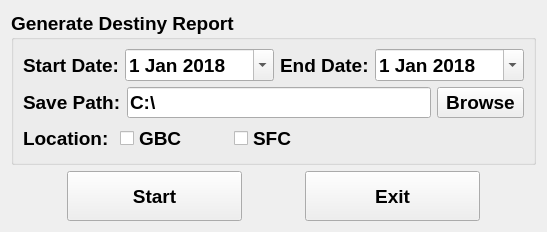
<?xml version="1.0" encoding="UTF-8"?>
<ui version="4.0">
 <class>mainWindow</class>
 <widget class="QWidget" name="mainWindow">
  <property name="windowModality">
   <enum>Qt::NonModal</enum>
  </property>
  <property name="enabled">
   <bool>true</bool>
  </property>
  <property name="geometry">
   <rect>
    <x>0</x>
    <y>0</y>
    <width>547</width>
    <height>222</height>
   </rect>
  </property>
  <property name="sizePolicy">
   <sizepolicy hsizetype="Maximum" vsizetype="Maximum">
    <horstretch>0</horstretch>
    <verstretch>0</verstretch>
   </sizepolicy>
  </property>
  <property name="baseSize">
   <size>
    <width>430</width>
    <height>400</height>
   </size>
  </property>
  <property name="windowTitle">
   <string>Auto Schedule</string>
  </property>
  <layout class="QVBoxLayout" name="mainWindowLayout">
   <item>
    <widget class="QGroupBox" name="genReportBox">
     <property name="sizePolicy">
      <sizepolicy hsizetype="Expanding" vsizetype="MinimumExpanding">
       <horstretch>0</horstretch>
       <verstretch>0</verstretch>
      </sizepolicy>
     </property>
     <property name="font">
      <font>
       <family>Tahoma</family>
       <pointsize>14</pointsize>
       <weight>75</weight>
       <italic>false</italic>
       <bold>true</bold>
       <underline>false</underline>
      </font>
     </property>
     <property name="title">
      <string>Generate Destiny Report</string>
     </property>
     <property name="checkable">
      <bool>false</bool>
     </property>
     <property name="checked">
      <bool>false</bool>
     </property>
     <layout class="QVBoxLayout" name="genReportLayout">
      <property name="sizeConstraint">
       <enum>QLayout::SetDefaultConstraint</enum>
      </property>
      <item>
       <layout class="QHBoxLayout" name="dateLayout">
        <property name="sizeConstraint">
         <enum>QLayout::SetDefaultConstraint</enum>
        </property>
        <item>
         <widget class="QLabel" name="startDateLabel">
          <property name="sizePolicy">
           <sizepolicy hsizetype="Minimum" vsizetype="Minimum">
            <horstretch>0</horstretch>
            <verstretch>0</verstretch>
           </sizepolicy>
          </property>
          <property name="font">
           <font>
            <family>Tahoma</family>
            <pointsize>14</pointsize>
            <weight>75</weight>
            <italic>false</italic>
            <bold>true</bold>
            <underline>false</underline>
           </font>
          </property>
          <property name="text">
           <string>Start Date:</string>
          </property>
         </widget>
        </item>
        <item>
         <widget class="QDateEdit" name="selectStartDate">
          <property name="sizePolicy">
           <sizepolicy hsizetype="MinimumExpanding" vsizetype="Minimum">
            <horstretch>0</horstretch>
            <verstretch>0</verstretch>
           </sizepolicy>
          </property>
          <property name="font">
           <font>
            <family>Tahoma</family>
            <pointsize>14</pointsize>
            <weight>75</weight>
            <italic>false</italic>
            <bold>true</bold>
            <underline>false</underline>
           </font>
          </property>
          <property name="frame">
           <bool>true</bool>
          </property>
          <property name="readOnly">
           <bool>false</bool>
          </property>
          <property name="showGroupSeparator" stdset="0">
           <bool>false</bool>
          </property>
          <property name="calendarPopup">
           <bool>true</bool>
          </property>
          <property name="date">
           <date>
            <year>2018</year>
            <month>1</month>
            <day>1</day>
           </date>
          </property>
         </widget>
        </item>
        <item>
         <widget class="QLabel" name="endDateLabel">
          <property name="sizePolicy">
           <sizepolicy hsizetype="Minimum" vsizetype="Minimum">
            <horstretch>0</horstretch>
            <verstretch>0</verstretch>
           </sizepolicy>
          </property>
          <property name="font">
           <font>
            <family>Tahoma</family>
            <pointsize>14</pointsize>
            <weight>75</weight>
            <italic>false</italic>
            <bold>true</bold>
            <underline>false</underline>
           </font>
          </property>
          <property name="text">
           <string>End Date:</string>
          </property>
         </widget>
        </item>
        <item>
         <widget class="QDateEdit" name="selectEndDate">
          <property name="sizePolicy">
           <sizepolicy hsizetype="MinimumExpanding" vsizetype="Minimum">
            <horstretch>0</horstretch>
            <verstretch>0</verstretch>
           </sizepolicy>
          </property>
          <property name="font">
           <font>
            <family>Tahoma</family>
            <pointsize>14</pointsize>
            <weight>75</weight>
            <italic>false</italic>
            <bold>true</bold>
            <underline>false</underline>
           </font>
          </property>
          <property name="focusPolicy">
           <enum>Qt::WheelFocus</enum>
          </property>
          <property name="readOnly">
           <bool>false</bool>
          </property>
          <property name="calendarPopup">
           <bool>true</bool>
          </property>
          <property name="date">
           <date>
            <year>2018</year>
            <month>1</month>
            <day>1</day>
           </date>
          </property>
         </widget>
        </item>
       </layout>
      </item>
      <item>
       <layout class="QHBoxLayout" name="saveReportPathLayout">
        <item>
         <widget class="QLabel" name="saveReportPathLabel">
          <property name="sizePolicy">
           <sizepolicy hsizetype="Minimum" vsizetype="Minimum">
            <horstretch>0</horstretch>
            <verstretch>0</verstretch>
           </sizepolicy>
          </property>
          <property name="font">
           <font>
            <family>Tahoma</family>
            <pointsize>14</pointsize>
            <weight>75</weight>
            <italic>false</italic>
            <bold>true</bold>
            <underline>false</underline>
           </font>
          </property>
          <property name="text">
           <string>Save Path:</string>
          </property>
         </widget>
        </item>
        <item>
         <widget class="QLineEdit" name="selectSaveReportPath">
          <property name="sizePolicy">
           <sizepolicy hsizetype="MinimumExpanding" vsizetype="Minimum">
            <horstretch>0</horstretch>
            <verstretch>0</verstretch>
           </sizepolicy>
          </property>
          <property name="font">
           <font>
            <family>Tahoma</family>
            <pointsize>14</pointsize>
            <weight>75</weight>
            <italic>false</italic>
            <bold>true</bold>
            <underline>false</underline>
           </font>
          </property>
          <property name="text">
           <string>C:\</string>
          </property>
          <property name="readOnly">
           <bool>true</bool>
          </property>
         </widget>
        </item>
        <item>
         <widget class="QToolButton" name="browseSaveReportButton">
          <property name="sizePolicy">
           <sizepolicy hsizetype="Minimum" vsizetype="Minimum">
            <horstretch>0</horstretch>
            <verstretch>0</verstretch>
           </sizepolicy>
          </property>
          <property name="font">
           <font>
            <family>Tahoma</family>
            <pointsize>14</pointsize>
            <weight>75</weight>
            <italic>false</italic>
            <bold>true</bold>
            <underline>false</underline>
           </font>
          </property>
          <property name="text">
           <string>Browse</string>
          </property>
          <property name="checkable">
           <bool>false</bool>
          </property>
          <property name="popupMode">
           <enum>QToolButton::InstantPopup</enum>
          </property>
          <property name="toolButtonStyle">
           <enum>Qt::ToolButtonTextOnly</enum>
          </property>
         </widget>
        </item>
       </layout>
      </item>
      <item>
       <layout class="QHBoxLayout" name="locationLayout">
        <item>
         <widget class="QLabel" name="label">
          <property name="text">
           <string>Location: </string>
          </property>
         </widget>
        </item>
        <item>
         <widget class="QCheckBox" name="GBCcheckBox">
          <property name="font">
           <font>
            <underline>false</underline>
           </font>
          </property>
          <property name="text">
           <string>GBC</string>
          </property>
         </widget>
        </item>
        <item>
         <spacer name="horizontalSpacer_6">
          <property name="orientation">
           <enum>Qt::Horizontal</enum>
          </property>
          <property name="sizeType">
           <enum>QSizePolicy::Preferred</enum>
          </property>
          <property name="sizeHint" stdset="0">
           <size>
            <width>40</width>
            <height>20</height>
           </size>
          </property>
         </spacer>
        </item>
        <item>
         <widget class="QCheckBox" name="SFCcheckBox">
          <property name="font">
           <font>
            <underline>false</underline>
           </font>
          </property>
          <property name="text">
           <string>SFC</string>
          </property>
         </widget>
        </item>
        <item>
         <spacer name="horizontalSpacer_5">
          <property name="orientation">
           <enum>Qt::Horizontal</enum>
          </property>
          <property name="sizeHint" stdset="0">
           <size>
            <width>40</width>
            <height>20</height>
           </size>
          </property>
         </spacer>
        </item>
       </layout>
      </item>
     </layout>
    </widget>
   </item>
   <item>
    <layout class="QHBoxLayout" name="startExitLayout">
     <property name="sizeConstraint">
      <enum>QLayout::SetDefaultConstraint</enum>
     </property>
     <item>
      <spacer name="horizontalSpacer_2">
       <property name="font">
        <font>
         <family>Tahoma</family>
         <pointsize>14</pointsize>
        </font>
       </property>
       <property name="orientation">
        <enum>Qt::Horizontal</enum>
       </property>
       <property name="sizeType">
        <enum>QSizePolicy::Expanding</enum>
       </property>
       <property name="sizeHint" stdset="0">
        <size>
         <width>40</width>
         <height>20</height>
        </size>
       </property>
      </spacer>
     </item>
     <item>
      <widget class="QPushButton" name="StartButton">
       <property name="sizePolicy">
        <sizepolicy hsizetype="MinimumExpanding" vsizetype="Minimum">
         <horstretch>0</horstretch>
         <verstretch>0</verstretch>
        </sizepolicy>
       </property>
       <property name="minimumSize">
        <size>
         <width>175</width>
         <height>50</height>
        </size>
       </property>
       <property name="font">
        <font>
         <family>Tahoma</family>
         <pointsize>14</pointsize>
         <weight>75</weight>
         <italic>false</italic>
         <bold>true</bold>
        </font>
       </property>
       <property name="text">
        <string>Start</string>
       </property>
      </widget>
     </item>
     <item>
      <spacer name="horizontalSpacer">
       <property name="font">
        <font>
         <family>Tahoma</family>
         <pointsize>14</pointsize>
         <weight>75</weight>
         <italic>false</italic>
         <bold>true</bold>
        </font>
       </property>
       <property name="orientation">
        <enum>Qt::Horizontal</enum>
       </property>
       <property name="sizeType">
        <enum>QSizePolicy::MinimumExpanding</enum>
       </property>
       <property name="sizeHint" stdset="0">
        <size>
         <width>40</width>
         <height>20</height>
        </size>
       </property>
      </spacer>
     </item>
     <item>
      <widget class="QPushButton" name="exitButton">
       <property name="sizePolicy">
        <sizepolicy hsizetype="MinimumExpanding" vsizetype="Minimum">
         <horstretch>0</horstretch>
         <verstretch>0</verstretch>
        </sizepolicy>
       </property>
       <property name="minimumSize">
        <size>
         <width>175</width>
         <height>50</height>
        </size>
       </property>
       <property name="font">
        <font>
         <family>Tahoma</family>
         <pointsize>14</pointsize>
         <weight>75</weight>
         <italic>false</italic>
         <bold>true</bold>
        </font>
       </property>
       <property name="text">
        <string>Exit</string>
       </property>
      </widget>
     </item>
     <item>
      <spacer name="horizontalSpacer_3">
       <property name="font">
        <font>
         <family>Tahoma</family>
         <pointsize>14</pointsize>
        </font>
       </property>
       <property name="orientation">
        <enum>Qt::Horizontal</enum>
       </property>
       <property name="sizeHint" stdset="0">
        <size>
         <width>40</width>
         <height>20</height>
        </size>
       </property>
      </spacer>
     </item>
    </layout>
   </item>
  </layout>
 </widget>
 <resources/>
 <connections/>
</ui>
